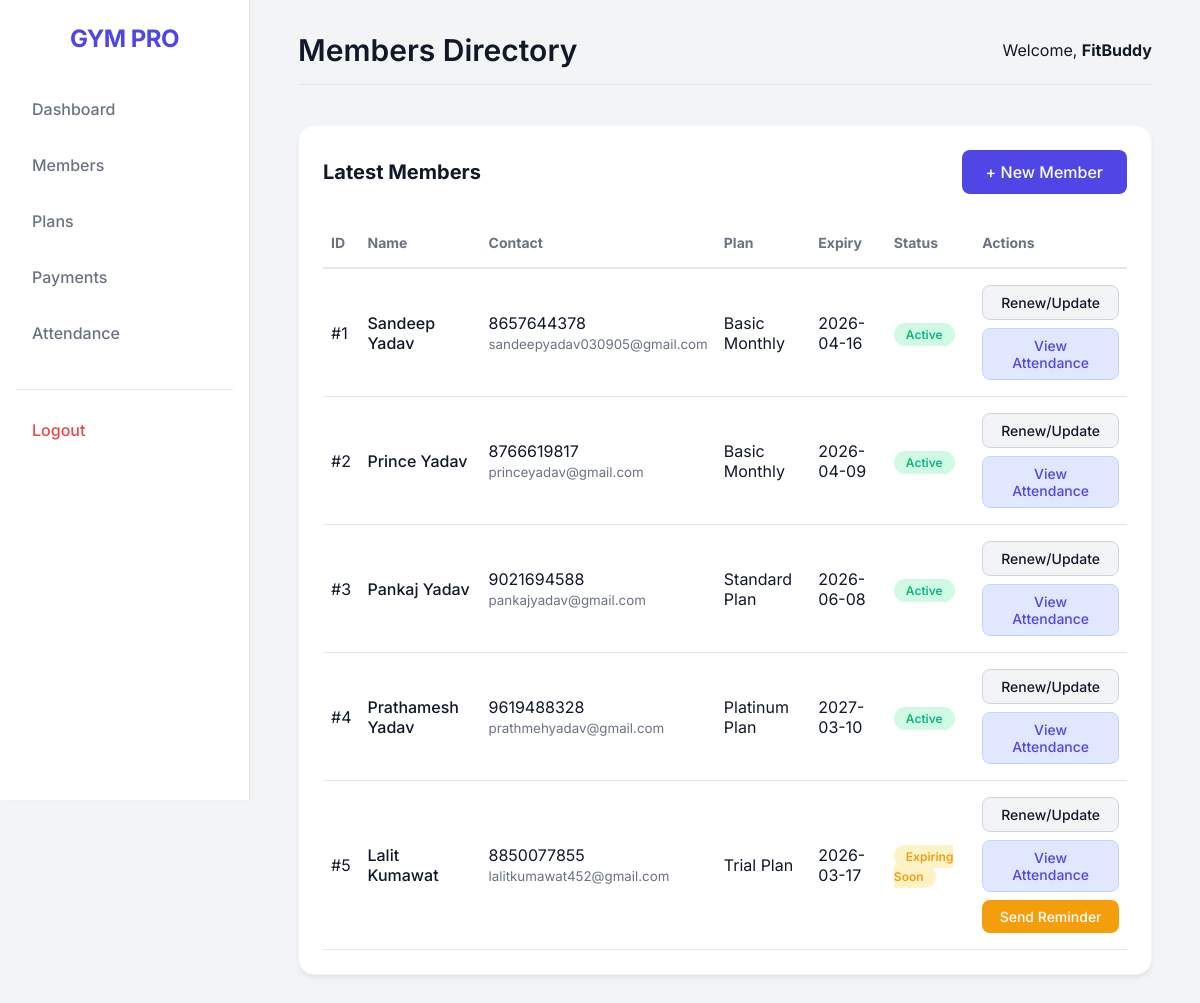
/members/ (signed in), run on the app's committed database.
### app/models.py (models this page shows, shortened)
class User(UserMixin, db.Model):
    __tablename__ = 'staff'
    id = db.Column(db.Integer, primary_key=True)
    username = db.Column(db.String(64), index=True, unique=True, nullable=False)
    email = db.Column(db.String(120), index=True, unique=True, nullable=False)
    password_hash = db.Column(db.String(256), nullable=False)
    plans = db.relationship('Plan', backref='owner', lazy='dynamic')
    members = db.relationship('Member', backref='owner', lazy='dynamic')
    attendances = db.relationship('Attendance', backref='owner', lazy='dynamic')
    payments = db.relationship('Payment', backref='owner', lazy='dynamic')
    expenses = db.relationship('Expense', backref='owner', lazy='dynamic')
    enquiries = db.relationship('Enquiry', backref='owner', lazy='dynamic')
    visitors = db.relationship('Visitor', backref='owner', lazy='dynamic')
    reminders = db.relationship('Reminder', backref='owner', lazy='dynamic')

class Member(db.Model):
    __tablename__ = 'member'
    id = db.Column(db.Integer, primary_key=True)
    full_name = db.Column(db.String(128), nullable=False)
    phone = db.Column(db.String(32), nullable=False)
    email = db.Column(db.String(120))
    join_date = db.Column(db.Date, default=date.today)
    current_plan_id = db.Column(db.Integer, db.ForeignKey('plan.id'))
    plan_expiry_date = db.Column(db.Date)
    user_id = db.Column(db.Integer, db.ForeignKey('staff.id'))
    attendances = db.relationship('Attendance', backref='member', lazy='dynamic')
    payments = db.relationship('Payment', backref='member', lazy='dynamic')
    reminders = db.relationship('Reminder', backref='member', lazy='dynamic', order_by='desc(Reminder.date_sent)')
    @property
    def status(self):
        if not self.plan_expiry_date:
            return "No Plan"
        today = date.today()
        if self.plan_expiry_date < today:
            return "Plan Expired"
        elif today <= self.plan_expiry_date <= today + timedelta(days=7):
            return "Plan Expiring Soon"
        return "Active"

class Plan(db.Model):
    __tablename__ = 'plan'
    id = db.Column(db.Integer, primary_key=True)
    name = db.Column(db.String(64), nullable=False)
    duration_days = db.Column(db.Integer, nullable=False)
    price = db.Column(db.Numeric(10, 2), nullable=False)
    user_id = db.Column(db.Integer, db.ForeignKey('staff.id'))
    members = db.relationship('Member', backref='plan', lazy=True)

### app/routes/members.py (the view)
@bp.route('/')
@login_required
def list_members():
    filter_type = request.args.get('filter')
    if filter_type == 'expiring_soon':
        today = date.today()
        next_week = today + timedelta(days=7)
        members = Member.query.filter(
            Member.user_id == current_user.id,
            Member.plan_expiry_date >= today,
            Member.plan_expiry_date <= next_week
        ).all()
    else:
        members = Member.query.filter_by(user_id=current_user.id).all()
    plans = Plan.query.filter_by(user_id=current_user.id).all()
    return render_template('members/list.html', members=members, plans=plans)

### app/models.py (called while the page is built)
@login.user_loader
def load_user(id):
    return User.query.get(int(id))

### app/templates/members/list.html (shortened to what this page needs)
{% extends "base.html" %}
{% block page_title %}Members Directory{% endblock %}
{% block content %}
<div class="card" style="margin-bottom: 2rem;">
    <div style="display: flex; justify-content: space-between; align-items: center; margin-bottom: 1.5rem;">
        <h2 style="font-size: 1.25rem;">Latest Members</h2>
        <div>
            <a href="{{ url_for('members.add_member') }}" class="btn btn-primary">+ New Member</a>
        </div>
    </div>
    <div style="overflow-x: auto;">
        <table style="width: 100%; border-collapse: collapse; text-align: left;">
            <thead>
                <tr style="border-bottom: 2px solid #E5E7EB; color: var(--text-muted); font-size: 0.875rem;">
                    <th style="padding: 1rem 0.5rem;">ID</th>
                    <th style="padding: 1rem 0.5rem;">Name</th>
                    <th style="padding: 1rem 0.5rem;">Contact</th>
                    <th style="padding: 1rem 0.5rem;">Plan</th>
                    <th style="padding: 1rem 0.5rem;">Expiry</th>
                    <th style="padding: 1rem 0.5rem;">Status</th>
                    <th style="padding: 1rem 0.5rem;">Actions</th>
                </tr>
            </thead>
            <tbody>
                {% for member in members %}
                <tr style="border-bottom: 1px solid #E5E7EB;">
                    <td style="padding: 1rem 0.5rem;">#{{ member.id }}</td>
                    <td style="padding: 1rem 0.5rem; font-weight: 500;">{{ member.full_name }}</td>
                    <td style="padding: 1rem 0.5rem;">
                        {{ member.phone }}<br>
                        <small style="color: var(--text-muted)">{{ member.email }}</small>
                    </td>
                    <td style="padding: 1rem 0.5rem;">
                        {{ member.plan.name if member.plan else 'N/A' }}
                    </td>
                    <td style="padding: 1rem 0.5rem;">
                        {{ member.plan_expiry_date.strftime('%Y-%m-%d') if member.plan_expiry_date else 'N/A' }}
                    </td>
                    <td style="padding: 1rem 0.5rem;">
                        {% set status = member.status %}
                        {% if status == 'Active' %}
                            <span style="background: #D1FAE5; color: var(--success); padding: 0.25rem 0.75rem; border-radius: 9999px; font-size: 0.75rem; font-weight: 600;">Active</span>
                        {% elif status == 'Plan Expiring Soon' %}
                            <span style="background: #FEF3C7; color: var(--warning); padding: 0.25rem 0.75rem; border-radius: 9999px; font-size: 0.75rem; font-weight: 600;">Expiring Soon</span>
                        {% else %}
                            <span style="background: #FEE2E2; color: var(--danger); padding: 0.25rem 0.75rem; border-radius: 9999px; font-size: 0.75rem; font-weight: 600;">Expired</span>
                        {% endif %}
                    </td>
                    <td style="padding: 1rem 0.5rem;">
                        <div style="display: flex; flex-direction: column; gap: 0.5rem;">
                            <button onclick="openRenewModal({{ member.id }}, '{{ member.full_name }}')"
                            class="btn"
                            style="padding: 0.5rem 1rem; font-size: 0.875rem; background: var(--bg-color); border: 1px solid #D1D5DB; color: var(--text-main);">
                            Renew/Update
                            </button>
                            <a href="{{ url_for('members.attendance_history', id=member.id) }}"
                               class="btn"
                               style="padding: 0.5rem 1rem; font-size: 0.875rem; background: #E0E7FF; border: 1px solid #C7D2FE; color: var(--primary); text-decoration: none; text-align: center;">
                                View Attendance
                            </a>
                            {% if status in ['Plan Expiring Soon', 'Expired'] %}
                            <form method="POST" action="{{ url_for('members.send_reminder', id=member.id) }}" style="margin: 0;">
                                <button type="submit" class="btn" style="padding: 0.5rem 1rem; font-size: 0.875rem; background: var(--warning); color: white; border: none; width: 100%;">
                                Send Reminder
                                </button>
                            </form>
                            {% set last_reminder = member.reminders.first() %}
                            {% endif %}
                        </div>
                    </td>
                </tr>
                {% else %}
                <tr>
                    <td colspan="7" style="padding: 2rem; text-align: center; color: var(--text-muted);">
                        No members found. Add some!
                    </td>
                </tr>
                {% endfor %}
            </tbody>
        </table>
    </div>
</div>
{% endblock %}

### app/templates/base.html (shortened to what this page needs)
<!DOCTYPE html>
<html lang="en">
<head>
</head>
<body>
    {% if current_user.is_authenticated %}
    <aside class="sidebar">
        <a href="{{ url_for('dashboard.index') }}" style="text-decoration: none;">
            <div class="sidebar-brand">GYM PRO</div>
        </a>
        <nav>
            <a href="{{ url_for('dashboard.index') }}" class="nav-link">Dashboard</a>
            <a href="{{ url_for('members.list_members') }}" class="nav-link">Members</a>
            <a href="{{ url_for('members.list_plans') }}" class="nav-link">Plans</a>
            <a href="{{ url_for('payments.list_payments') }}" class="nav-link">Payments</a>
            <a href="{{ url_for('attendance.index') }}" class="nav-link">Attendance</a>
            <div style="margin-top: 2rem; border-top: 1px solid #E5E7EB; padding-top: 1rem;">
                <a href="{{ url_for('auth.logout') }}" class="nav-link" style="color: var(--danger)">Logout</a>
            </div>
        </nav>
    </aside>
    {% endif %}
    <main class="main-content" {% if not current_user.is_authenticated %}style="margin-left: 0; width: 100%; display: flex; justify-content: center; align-items: center;"{% endif %}>
        {% if current_user.is_authenticated %}
        <header class="header">
            <h1>{% block page_title %}Dashboard{% endblock %}</h1>
            <div class="user-info">
                <span>Welcome, <strong>{{ current_user.username }}</strong></span>
            </div>
        </header>
        {% endif %}
        {% block content %}{% endblock %}
    </main>
</body>
</html>

### app/templates/base.html (style rules this page uses)
:root { --primary: #4F46E5; --primary-hover: #4338CA; --bg-color: #F3F4F6; --card-bg: #FFFFFF; --text-main: #111827; --text-muted: #6B7280; --danger: #EF4444; --success: #10B981; --warning: #F59E0B; --sidebar-width: 250px; }
* { margin: 0; padding: 0; box-sizing: border-box; font-family: 'Inter', sans-serif; }
body { background-color: var(--bg-color); color: var(--text-main); display: flex; min-height: 100vh; }
.sidebar { width: var(--sidebar-width); background: var(--card-bg); border-right: 1px solid #E5E7EB; display: flex; flex-direction: column; padding: 1.5rem 1rem; position: fixed; height: 100vh; overflow-y: auto; box-shadow: 2px 0 5px rgba(0,0,0,0.02); }
.sidebar-brand { font-size: 1.5rem; font-weight: 700; color: var(--primary); text-align: center; margin-bottom: 2rem; letter-spacing: -0.5px; }
.nav-link { display: flex; align-items: center; padding: 0.875rem 1rem; color: var(--text-muted); text-decoration: none; border-radius: 0.5rem; margin-bottom: 0.5rem; font-weight: 500; transition: all 0.2s ease; }
.main-content { flex: 1; margin-left: var(--sidebar-width); padding: 2rem 3rem; width: calc(100% - var(--sidebar-width)); }
.header { display: flex; justify-content: space-between; align-items: center; margin-bottom: 2.5rem; padding-bottom: 1rem; border-bottom: 1px solid #E5E7EB; }
.header h1 { font-size: 1.875rem; font-weight: 600; color: var(--text-main); }
.user-info { display: flex; align-items: center; gap: 1rem; }
.card { background: var(--card-bg); border-radius: 1rem; padding: 1.5rem; box-shadow: 0 4px 6px -1px rgba(0, 0, 0, 0.05), 0 2px 4px -1px rgba(0, 0, 0, 0.03); border: 1px solid #F3F4F6; transition: transform 0.2s ease, box-shadow 0.2s ease; }
.btn { display: inline-block; padding: 0.75rem 1.5rem; font-size: 1rem; font-weight: 500; border-radius: 0.5rem; border: none; cursor: pointer; transition: background-color 0.2s, transform 0.1s; text-align: center; text-decoration: none; }
.btn-primary { background-color: var(--primary); color: white; }

### data on the page
User: username "FitBuddy"
Member: id "1", full_name "Sandeep Yadav", phone "8657644378", email "sandeepyadav030905@gmail.com", plan "Basic Monthly", plan_expiry_date "2026-04-16", shows "Active"
Member: id "2", full_name "Prince Yadav", phone "8766619817", email "princeyadav@gmail.com", plan "Basic Monthly", plan_expiry_date "2026-04-09", shows "Active"
Member: id "3", full_name "Pankaj Yadav", phone "9021694588", email "pankajyadav@gmail.com", plan "Standard Plan", plan_expiry_date "2026-06-08", shows "Active"
Member: id "4", full_name "Prathamesh Yadav", phone "9619488328", email "prathmehyadav@gmail.com", plan "Platinum Plan", plan_expiry_date "2027-03-10", shows "Active"
Member: id "5", full_name "Lalit Kumawat", phone "8850077855", email "lalitkumawat452@gmail.com", plan "Trial Plan", plan_expiry_date "2026-03-17", shows "Expiring Soon"
